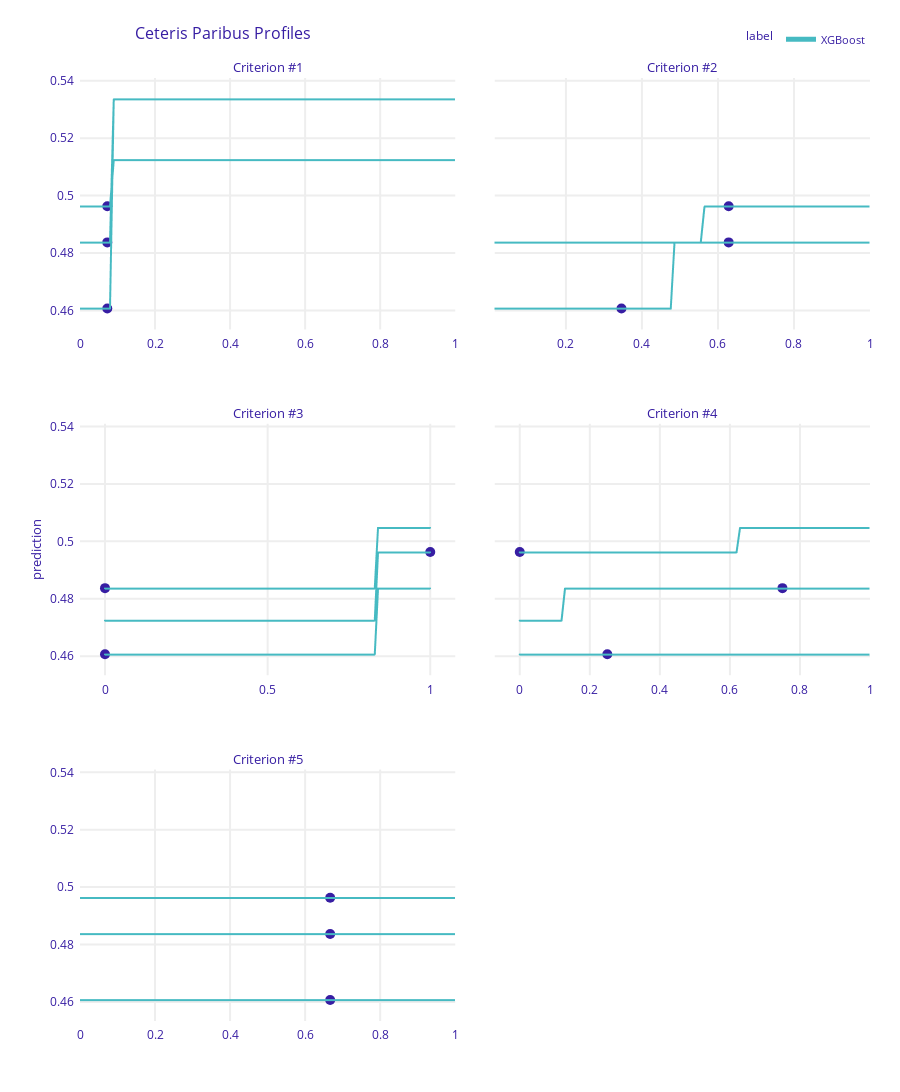

The notebook cell this image was saved under:
### Code cell
dalex_explainer.predict_profile(SAMPLES_3).plot()
